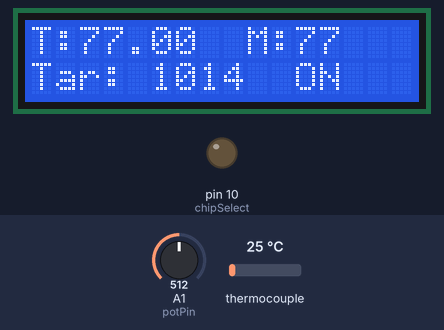
A sketch run on a simulated Arduino Uno, built with avr-gcc and run on an emulated ATmega328P. Parts: 16×2 character LCD, output pins drawn as LEDs (lit = HIGH). The test bench sets the inputs (shaded band); at power-on: A1 (potPin) = 512, thermocouple 25 °C. The local clock reads 2024-03-15 10:24:30 at power-on unless the sketch sets it; storage starts empty; pins used as bus, display or sensor lines are not drawn; what the sketch prints to the serial monitor is not drawn.

Above: at 2.8 s.
2.9 s: A1 (potPin) set to 44
At 4.4 s:
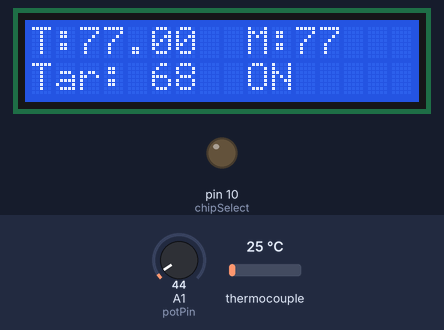
4.7 s: A1 (potPin) set to 37
At 5.3 s:
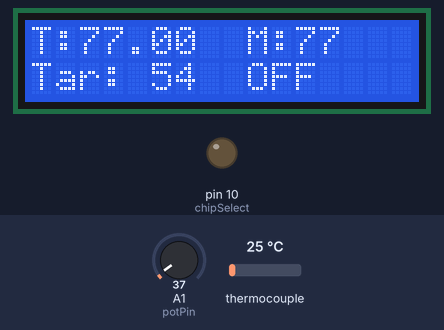
6.3 s: thermocouple set to 6 °C
At 7.2 s:
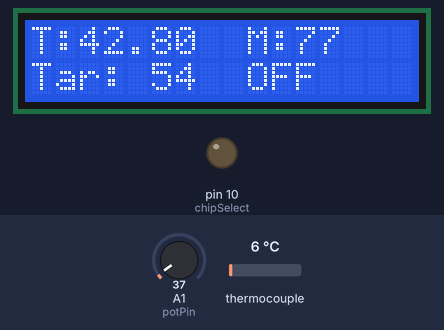
7.9 s: thermocouple set to 75 °C
At 9.1 s:
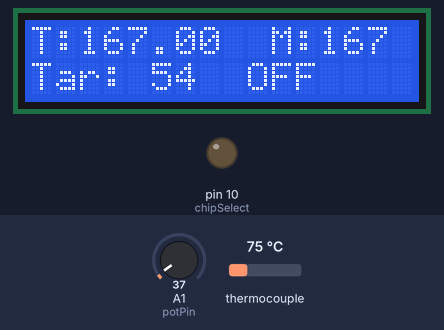
9.4 s: thermocouple set to 150 °C
At 10.3 s:
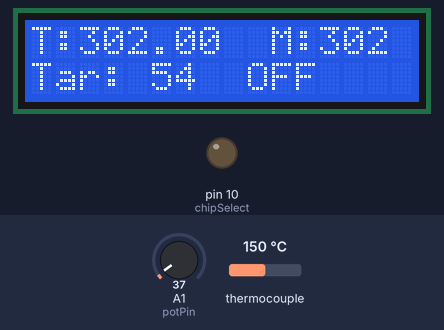
11.0 s: A1 (potPin) set to 0
At 12.6 s:
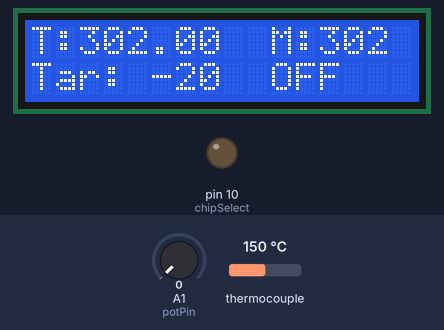
Timing chart, 0 to 13.6 s (numbered marks = the images above; inputs shaded):
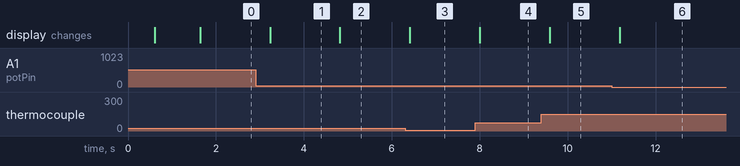

Measured:
- the behaviour switches between 41 and 40 on A1 (potPin) (found by bisection; images 1 and 2)
- after the input at 2.9 s, the display: changes after 0.33 s (image 1)
- after the input at 4.7 s, the display: changes after 0.12 s (image 2)
- after the input at 6.3 s, the display: changes after 0.11 s (image 3)
- after the input at 7.9 s, the display: changes after 0.10 s (image 4)
- after the input at 9.4 s, the display: changes after 0.19 s (image 5)
- after the input at 11.0 s, the display: changes after 0.19 s (image 6)

The sketch:

BangBangControl.ino
```cpp
#include <Wire.h>
#include "Adafruit_MAX31855.h"
#include <SPI.h>
#include <SD.h>
#include "RTClib.h"
#include <LiquidCrystal_I2C.h>

const byte MAXDO = 3;
const byte MAXCS = 4;
const byte MAXCLK = 5;
const byte potPin= 1;
const byte chipSelect =10;
const byte foundryPower =6;
//const byte redLEDpin =6;
//const byte greenLEDpin =7;

// how many milliseconds before writing the logged data permanently to disk
// set it to the LOG_INTERVAL to write each time (safest)
// set it to 10*LOG_INTERVAL to write all data every 10 datareads, you could lose up to
// the last 10 reads if power is lost but it uses less power and is much faster!
const int SYNC_INTERVAL = 30000; // mills between calls to flush() - to write data to the card
const int LOG_INTERVAL  = 10000; // mills between entries (reduce to take more/faster data)
uint32_t syncTime = 0; // time of last sync()
uint32_t logTime = 0;

const int LCD_INTERVAL =500;
uint32_t lcdTime = 0; // time of last lcd update

Adafruit_MAX31855 thermocouple(MAXCLK, MAXCS, MAXDO);
LiquidCrystal_I2C lcd(0x3F, 2, 1, 0, 4, 5, 6, 7, 3, POSITIVE);
RTC_DS1307 RTC; // define the Real Time Clock object
File logfile;  // the logging file

int targetTemp = 0;
int maxTemp = 0;
int potVal = 0;       // variable to store the value coming from the sensor
bool powerBool = false;
int error = 15;

void setup()
{
  Serial.begin(9600);
//  Serial.println("Caroline's Bang Bang control and log");
  Wire.begin();
  RTC.begin();

  //set pin modes and initial powers
  pinMode(potPin, INPUT);

  pinMode(foundryPower, OUTPUT);
  digitalWrite(foundryPower,LOW);

//  pinMode(redLEDpin, OUTPUT);
//  pinMode(greenLEDpin, OUTPUT);
//  digitalWrite(redLEDpin, LOW);
//  digitalWrite(greenLEDpin, LOW);

  // initialize the SD card
  //Serial.print("Initializing SD card...");
  // make sure that the default chip select pin is set to
  // output, even if you don't use it:
  pinMode(chipSelect, OUTPUT);
  while (!Serial) delay(1); // wait for Serial on Leonardo/Zero, etc
  if (!SD.begin(chipSelect))
  {
    Serial.println("Card failed, or not present");
    // don't do anything more:
//    return;                                                                    //problem!!!!!!!!!!!!!!!!!!!!!!!!!!!!!!!!
  }
  //Serial.println("card initialized.");

  if (! RTC.isrunning())
  {
    //Serial.println("RTC is NOT running!");
    // following line sets the RTC to the date & time this sketch was compiled
    // uncomment it & upload to set the time, date and start run the RTC!
    RTC.adjust(DateTime(__DATE__, __TIME__));
  }

  //Serial.println("MAX31855 test");
  // wait for MAX chip to stabilize
  delay(500);

  // create a new file
  char filename[] = "LOGGER00.CSV";
  for (uint8_t i = 0; i < 100; i++)
  {
    filename[6] = i/10 + '0';
    filename[7] = i%10 + '0';
    if (! SD.exists(filename))
    {
      // only open a new file if it doesn't exist
      logfile = SD.open(filename, FILE_WRITE);
      break;  // leave the loop!
    }
  }

  //Serial.print("Logging to: ");
  //Serial.println(filename);
  logfile.println("time,temperature,power,target");
  //Serial.println("recording: time,temperature,power, target");

  lcd.begin(16,2); // sixteen characters across - 2 lines
  lcd.backlight();
  // first character - 1st line
  lcd.setCursor(0,0);
  lcd.print("Bang Bang");
  // 8th character - 2nd line
  lcd.setCursor(8,1);
  lcd.print("-------");
  delay(1000);

  //Serial.println("done initializing");
}


void loop() {

  // delay for the amount of time we want between readings
  //delay((LOG_INTERVAL -1) - (millis() % LOG_INTERVAL));
  //delay(LOG_INTERVAL);

  //digitalWrite(greenLEDpin, HIGH);

  double f = thermocouple.readFahrenheit();

  // Check if any reads failed and exit early (to try again).
//  if (isnan(f))
//  {
//    Serial.println("Failed to read from thermocouple!");
//    return;
//  }

  // fetch the time
  if((millis()-logTime)>LOG_INTERVAL){
    Serial.println("logging");
    DateTime now = RTC.now();

    logfile.print(now.year(), DEC);
    logfile.print("/");
    logfile.print(now.month(), DEC);
    logfile.print("/");
    logfile.print(now.day(), DEC);
    logfile.print(" ");
    logfile.print(now.hour(), DEC);
    logfile.print(":");
    logfile.print(now.minute(), DEC);
    logfile.print(":");
    logfile.print(now.second(), DEC);
    logfile.print(",");
    logfile.print(f);
    logfile.print(",");
    logfile.print(powerBool);
    logfile.print(",");
    logfile.print(targetTemp);
    logfile.println();
    logTime = millis();
    Serial.println("log completed");

//    Serial.print(now.year(), DEC);
//  Serial.print("/");
//  Serial.print(now.month(), DEC);
//  Serial.print("/");
//  Serial.print(now.day(), DEC);
//  Serial.print(" ");
//  Serial.print(now.hour(), DEC);
//  Serial.print(":");
//  Serial.print(now.minute(), DEC);
//  Serial.print(":");
//  Serial.print(now.second(), DEC);
//
//  Serial.print(" \t");
//  Serial.print("Temperature: ");
//  Serial.print(f);
//  Serial.print(" *F\t");
//  Serial.println(" %\t");
  }


  //digitalWrite(greenLEDpin, LOW);

  potVal=analogRead(potPin);
  targetTemp=map(potVal, 0, 1000, -20, 2000);

  if(f<(targetTemp-error)){
    powerBool=true;
  }
  else if(f>(targetTemp+error)){
    powerBool=false;
  }

  //Serial.println(powerBool);
  if(powerBool==true){
    digitalWrite(foundryPower,HIGH);
  }
  else{
    //Serial.println("low");
    digitalWrite(foundryPower,LOW);
  }

  //Serial.println(powerBool);

//  Serial.print("target: ");
//  Serial.print(targetTemp);
//  Serial.print("pot: ");
//  Serial.println(potVal);
  if(f>maxTemp){
    maxTemp=f;
  }

  if((millis()-lcdTime)>LCD_INTERVAL){
    lcd.clear();
    lcd.setCursor(0,0);
    lcd.print("T:");
    lcd.print(thermocouple.readFahrenheit());
    lcd.print("  M:");
    lcd.print(maxTemp);
    lcd.setCursor(0,1);
    lcd.print("Tar: ");
    lcd.print(targetTemp);
    lcd.print("  ");
    if(powerBool==true){
      lcd.print("ON");
    }
    else{
      lcd.print("OFF");
    }
    lcdTime = millis();
  }

  // Now we write data to disk! Don't sync too often - requires 2048 bytes of I/O to SD card
  // which uses a bunch of power and takes time
  //if ((millis() - syncTime) < SYNC_INTERVAL) return;
  if((millis()-syncTime)>SYNC_INTERVAL){
      Serial.println("syncing");
      //digitalWrite(redLEDpin, HIGH);
      logfile.flush();
      //digitalWrite(redLEDpin, LOW);
      syncTime = millis();
      Serial.println("sync completed");
   }

}
```
